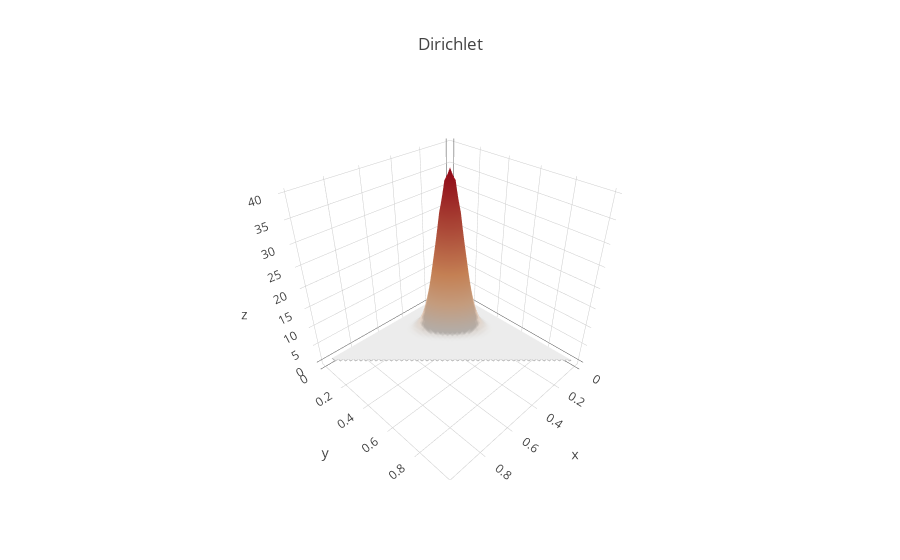

Notebook source saved alongside this figure:
### Markdown cell above
Shows density for z= Dir($\theta$; <$\alpha_1, \alpha_2, \alpha3$>)  in terms of x=$\theta_1$ and y=$\theta_2$ and implied $\theta_3 = (1 - \theta_1 -\theta_2)$

### Code cell
#@title Dirichlet { run: "auto" }

x_range = torch.linspace(0, 1, 50) 
y_range = torch.linspace(0, 1, 50)
zs = torch.tensor([ [ [x, y, 1-x-y] for x in x_range] for y in y_range])
def plot(d):
    z = d.log_prob(zs).exp()
    surfaces = [go.Surface(z = z.numpy(),  x=x_range.numpy(), y=y_range.numpy(),
                           name="Mass", showscale=False, colorscale="Reds")]
    layout = go.Layout(title='Dirichlet')
    fig = go.Figure(data=surfaces, layout=layout)
    iplot(fig)
alpha1 = 11 #@param {type:"slider", min:1, max:100, step:0.5}
alpha2 = 11 #@param {type:"slider", min:1, max:100, step:0.5}
alpha3 = 22 #@param {type:"slider", min:1, max:100, step:0.5}
plot(ds.Dirichlet(torch.tensor([alpha1, alpha2, alpha3]).float()))

### Figure 1 — Plotly figure (JSON) as saved in the notebook; plotly's stock layout.template omitted (floating-point values rounded to 4 significant figures; data arrays with more than 128 entries replaced by an {"elided": "..."} marker saying what was removed)
{"data": [{"name": "Mass", "colorscale": "Reds", "showscale": false, "y": [0, 0.02041, 0.04082, 0.06122, 0.08163, 0.102, 0.1224, 0.1429, 0.1633, 0.1837, 0.2041, 0.2245, 0.2449, 0.2653, 0.2857, 0.3061, 0.3265, 0.3469, 0.3673, 0.3878, 0.4082, 0.4286, 0.449, 0.4694, 0.4898, 0.5102, 0.5306, 0.551, 0.5714, 0.5918, 0.6122, 0.6327, 0.6531, 0.6735, 0.6939, 0.7143, 0.7347, 0.7551, 0.7755, 0.7959, 0.8163, 0.8367, 0.8571, 0.8776, 0.898, 0.9184, 0.9388, 0.9592, 0.9796, 1], "x": [0, 0.02041, 0.04082, 0.06122, 0.08163, 0.102, 0.1224, 0.1429, 0.1633, 0.1837, 0.2041, 0.2245, 0.2449, 0.2653, 0.2857, 0.3061, 0.3265, 0.3469, 0.3673, 0.3878, 0.4082, 0.4286, 0.449, 0.4694, 0.4898, 0.5102, 0.5306, 0.551, 0.5714, 0.5918, 0.6122, 0.6327, 0.6531, 0.6735, 0.6939, 0.7143, 0.7347, 0.7551, 0.7755, 0.7959, 0.8163, 0.8367, 0.8571, 0.8776, 0.898, 0.9184, 0.9388, 0.9592, 0.9796, 1], "z": {"elided": "50x50 float values"}, "type": "surface", "uid": "514efff6-bc40-11e8-a6b7-0242ac1c0002"}], "layout": {"title": "Dirichlet"}}
